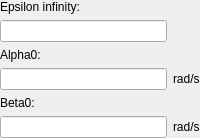
                <widget class="QWidget" name="page_General1">
                 <layout class="QGridLayout" name="gridLayout_10">
                  <property name="leftMargin">
                   <number>0</number>
                  </property>
                  <property name="topMargin">
                   <number>0</number>
                  </property>
                  <property name="rightMargin">
                   <number>0</number>
                  </property>
                  <property name="bottomMargin">
                   <number>0</number>
                  </property>
                  <property name="spacing">
                   <number>6</number>
                  </property>
                  <item row="1" column="0">
                   <widget class="QLineEdit" name="lineEdit_ElEpsilonInfinity_7"/>
                  </item>
                  <item row="3" column="0">
                   <widget class="QLineEdit" name="lineEdit_ElAlpha0_2"/>
                  </item>
                  <item row="5" column="0">
                   <widget class="QLineEdit" name="lineEdit_ElBeta0_2"/>
                  </item>
                  <item row="4" column="0">
                   <widget class="QLabel" name="label_42">
                    <property name="text">
                     <string>Beta0:</string>
                    </property>
                   </widget>
                  </item>
                  <item row="2" column="0">
                   <widget class="QLabel" name="label_41">
                    <property name="text">
                     <string>Alpha0:</string>
                    </property>
                   </widget>
                  </item>
                  <item row="0" column="0">
                   <widget class="QLabel" name="label_38">
                    <property name="text">
                     <string>Epsilon infinity:</string>
                    </property>
                   </widget>
                  </item>
                  <item row="5" column="1">
                   <widget class="QLabel" name="label_57">
                    <property name="text">
                     <string>rad/s</string>
                    </property>
                   </widget>
                  </item>
                  <item row="3" column="1">
                   <widget class="QLabel" name="label_56">
                    <property name="text">
                     <string>rad/s</string>
                    </property>
                   </widget>
                  </item>
                 </layout>
                </widget>
